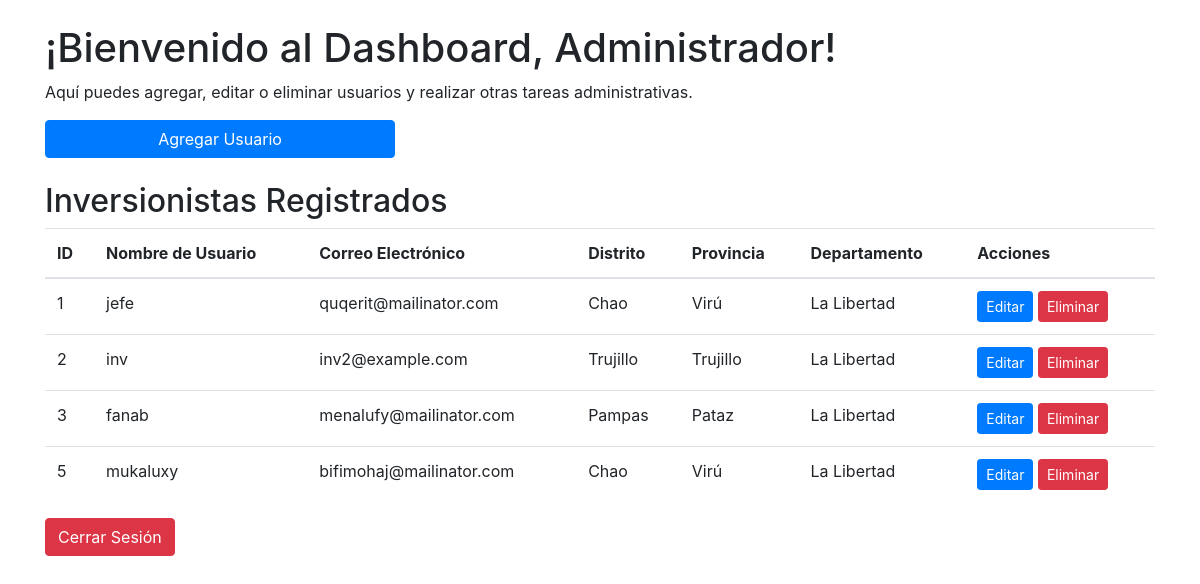
The page /dashboard_admin.php (signed in) on the database as committed earlier.
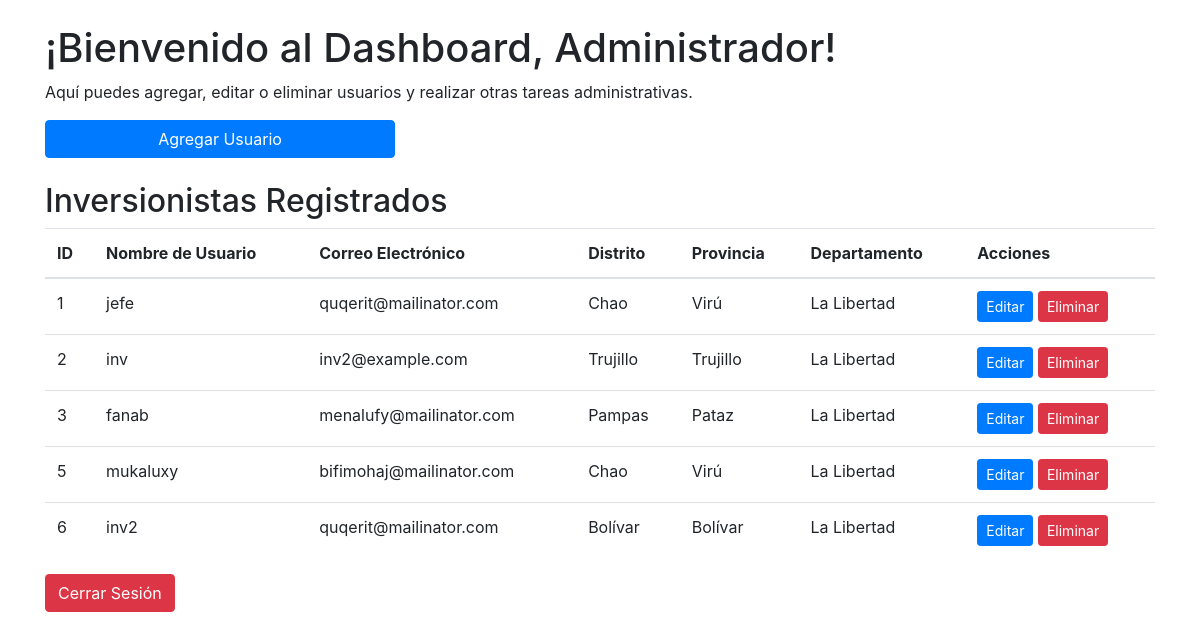
The same page on the database as committed later.
### tables this page shows
CREATE TABLE `inversionista` (
  `investor_id` int(11) NOT NULL,
  `admin_id` int(11) DEFAULT NULL,
  `district_id` int(11) NOT NULL,
  `province_id` int(11) NOT NULL,
  `department_id` int(11) NOT NULL,
  `username` varchar(50) NOT NULL,
  `password` varchar(50) NOT NULL,
  `email` varchar(100) NOT NULL,
  `state` tinyint(4) NOT NULL DEFAULT 1
);

CREATE TABLE `distrito` (
  `district_id` int(11) NOT NULL,
  `district_name` varchar(100) NOT NULL,
  `province_id` int(11) DEFAULT NULL
);

CREATE TABLE `provincia` (
  `province_id` int(11) NOT NULL,
  `province_name` varchar(100) NOT NULL,
  `department_id` int(11) DEFAULT NULL
);

CREATE TABLE `departamento` (
  `department_id` int(11) NOT NULL,
  `department_name` varchar(100) NOT NULL
);

### dashboard_admin.php (the view, shortened to what this page needs)
<?php
include('db.php');
$query = "SELECT * FROM inversionista WHERE admin_id = ?";
$stmt = $conn->prepare($query);
$stmt->bind_param("i", $_SESSION['admin_id']);
$stmt->execute();
$result = $stmt->get_result();
function obtenerNombreDistrito($conn, $district_id)
{
    $query = "SELECT district_name FROM distrito WHERE district_id = ?";
    $stmt = $conn->prepare($query);
    $stmt->bind_param("i", $district_id);
    $stmt->execute();
    $result = $stmt->get_result();
    $row = $result->fetch_assoc();
    return $row['district_name'];
}
function obtenerNombreProvincia($conn, $province_id)
{
    $query = "SELECT province_name FROM provincia WHERE province_id = ?";
    $stmt = $conn->prepare($query);
    $stmt->bind_param("i", $province_id);
    $stmt->execute();
    $result = $stmt->get_result();
    $row = $result->fetch_assoc();
    return $row['province_name'];
}
function obtenerNombreDepartamento($conn, $department_id)
{
    $query = "SELECT department_name FROM departamento WHERE department_id = ?";
    $stmt = $conn->prepare($query);
    $stmt->bind_param("i", $department_id);
    $stmt->execute();
    $result = $stmt->get_result();
    $row = $result->fetch_assoc();
    return $row['department_name'];
}
$inversionistas = $result->fetch_all(MYSQLI_ASSOC);
?>
<!DOCTYPE html>
<html lang="es">
<head>
    <link rel="stylesheet" href="https://stackpath.bootstrapcdn.com/bootstrap/4.5.2/css/bootstrap.min.css">
</head>
<body>
    <div class="container mt-4">
        <h1>¡Bienvenido al Dashboard, Administrador!</h1>
        <p>Aquí puedes agregar, editar o eliminar usuarios y realizar otras tareas administrativas.</p>
        <div class="row mb-4">
            <div class="col-md-4">
                <a href="administradorRegister.php" class="btn btn-primary btn-block">Agregar Usuario</a>
            </div>
        </div>
        <div class="row">
            <div class="col-md-12 center-table">
                <h2>Inversionistas Registrados</h2>
                <table class="table">
                    <thead>
                        <tr>
                            <th scope="col">ID</th>
                            <th scope="col">Nombre de Usuario</th>
                            <th scope="col">Correo Electrónico</th>
                            <th scope="col">Distrito</th>
                            <th scope="col">Provincia</th>
                            <th scope="col">Departamento</th>
                            <th scope="col">Acciones</th>
                        </tr>
                    </thead>
                    <tbody>
                        <?php foreach ($inversionistas as $inversionista) : if($inversionista['state'] == 0) continue; ?>
                            <tr>
                                <td><?php echo $inversionista['investor_id']; ?></td>
                                <td><?php echo $inversionista['username']; ?></td>
                                <td><?php echo $inversionista['email']; ?></td>
                                <td><?php echo obtenerNombreDistrito($conn, $inversionista['district_id']); ?></td>
                                <td><?php echo obtenerNombreProvincia($conn, $inversionista['province_id']); ?></td>
                                <td><?php echo obtenerNombreDepartamento($conn, $inversionista['department_id']); ?></td>
                                <td>
                                    <a href="#" onclick="obtenerInversionista('<?= $inversionista['investor_id']; ?>')" data-toggle="modal" data-target="#editarInservionista" class="btn btn-primary btn-sm">Editar</a>
                                    <a href="#" onclick="eliminaInversionista('<?= $inversionista['investor_id']; ?>')"  class="btn btn-danger btn-sm">Eliminar</a>
                                </td>
                            </tr>
                        <?php endforeach; ?>
                    </tbody>
                </table>
            </div>
        </div>
        <a href="logout.php" class="btn btn-danger">Cerrar Sesión</a>
    </div>
</body>
</html>

Rows that differ between the two databases and show on the page:
added inversionista: investor_id "6", username "inv2", email "quqerit@mailinator.com", district.district_name "Bolívar", province.province_name "Bolívar", department.department_name "La Libertad"
